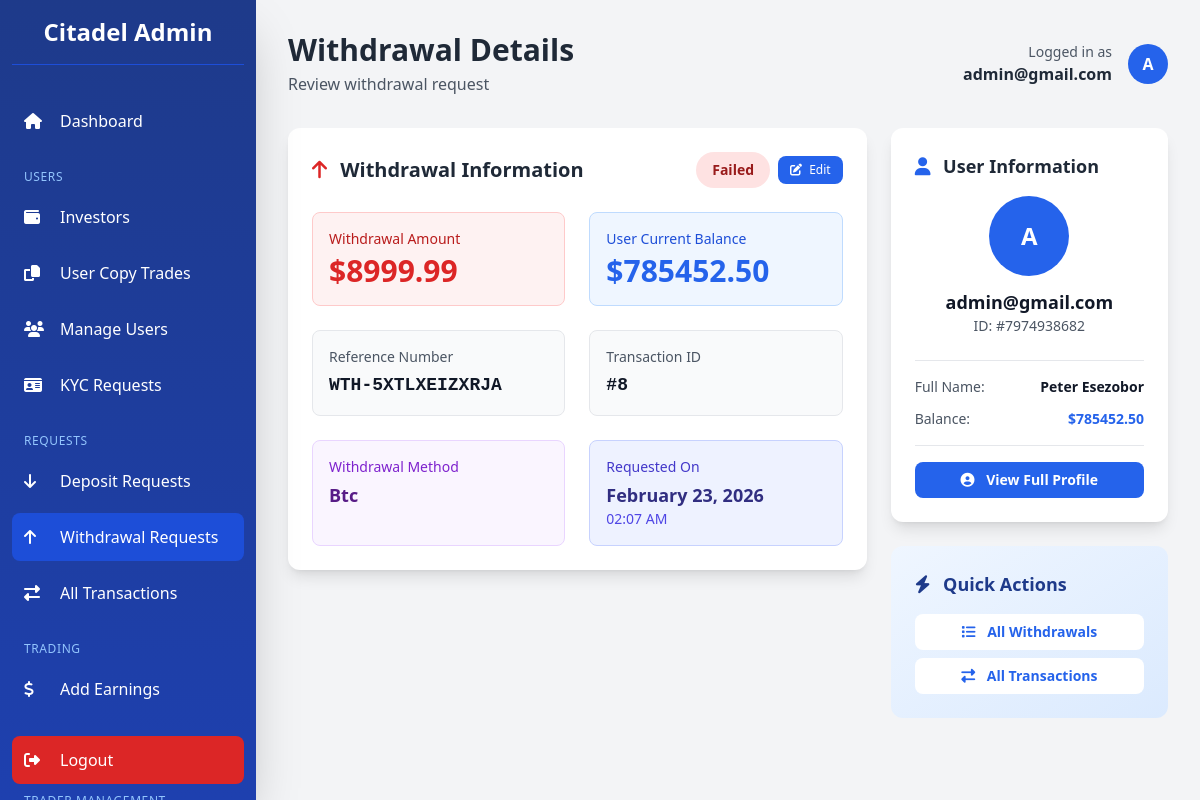
Before: /dashboard/withdrawals/8/ (signed in) with the older database file.
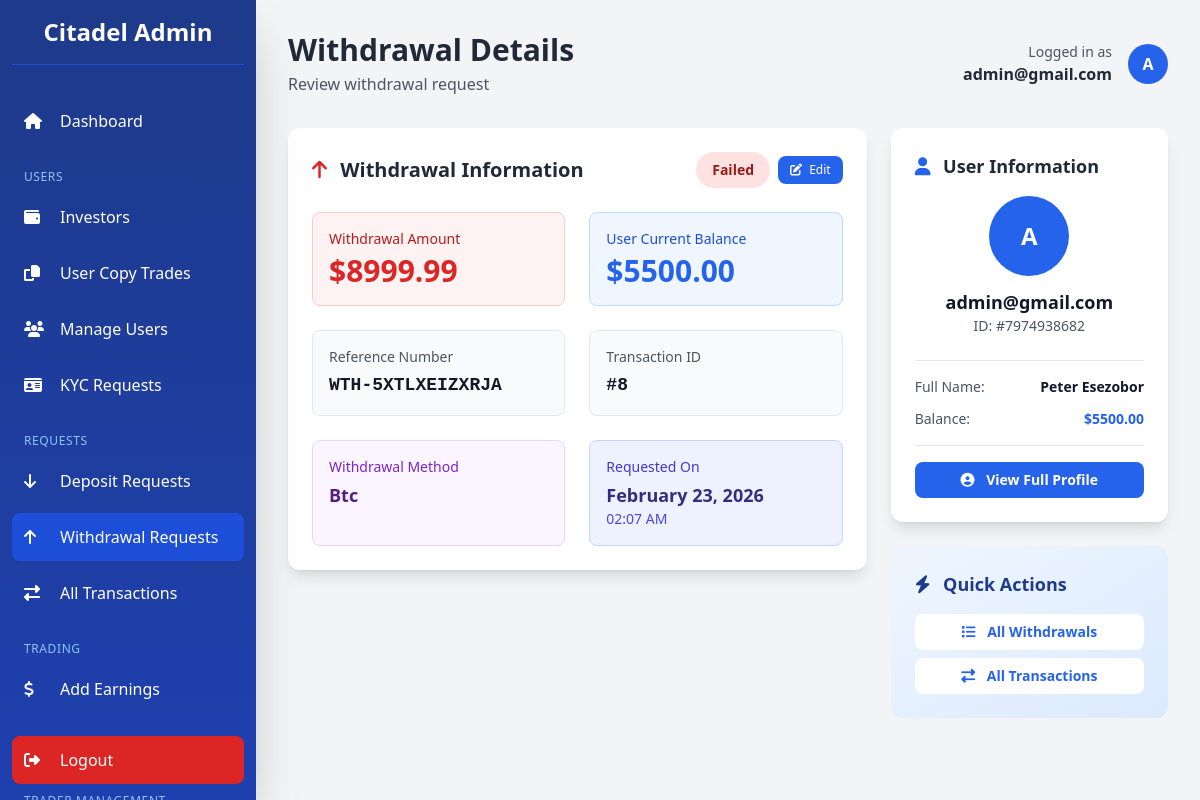
After: the same page with the newer database file.
### app/models.py (models this page shows, shortened)
class Transaction(models.Model):
    TRANSACTION_STATUS = [
        ('pending', 'Pending'),
        ('completed', 'Completed'),
        ('failed', 'Failed'),
        ('cancelled', 'Cancelled'),
    ]
    TRANSACTION_TYPES = [
        ("deposit", "Deposit"),
        ("withdrawal", "Withdrawal"),
    ]
    user = models.ForeignKey(
        settings.AUTH_USER_MODEL,
        on_delete=models.CASCADE,
        related_name="transactions"
    )
    transaction_type = models.CharField(max_length=20, choices=TRANSACTION_TYPES)
    amount = models.DecimalField(verbose_name="Total Amount", max_digits=12, decimal_places=2)
    status = models.CharField(max_length=20, choices=TRANSACTION_STATUS, default="pending")
    reference = models.CharField(max_length=100, unique=True)
    description = models.TextField(blank=True, null=True)
    currency = models.CharField(max_length=100)
    unit = models.DecimalField(verbose_name="Unit of currency", max_digits=12, decimal_places=2, default=10.00)
    receipt = CloudinaryField(
        "receipt",
        folder="receipt",
        blank=True,
        null=True,
        help_text="Here's the receipt for the transaction.",
    )
    created_at = models.DateTimeField(default=timezone.now)
    updated_at = models.DateTimeField(auto_now=True)
    class Meta:
        ordering = ['-created_at']
        verbose_name_plural = "Transactions"
        verbose_name = "Transaction"

class CustomUser(AbstractBaseUser, PermissionsMixin):
    LOYALTY_TIERS = [
        ('iron', 'Iron'),
        ('bronze', 'Bronze'),
        ('silver', 'Silver'),
        ('gold', 'Gold'),
        ('platinum', 'Platinum'),
        ('diamond', 'Diamond'),
        ('elite', 'Elite'),
    ]
    LOYALTY_TIER_ORDER = ['iron', 'bronze', 'silver', 'gold', 'platinum', 'diamond', 'elite']
    LOYALTY_TIER_CONFIG = {
        'iron':     {'min_deposit': 2500,    'referral_bonus': 5,  'rank_bonus': 0},
        'bronze':   {'min_deposit': 5000,    'referral_bonus': 5,  'rank_bonus': 50},
        'silver':   {'min_deposit': 25000,   'referral_bonus': 10, 'rank_bonus': 250},
        'gold':     {'min_deposit': 100000,  'referral_bonus': 10, 'rank_bonus': 1000},
        'platinum': {'min_deposit': 250000,  'referral_bonus': 12, 'rank_bonus': 2500},
        'diamond':  {'min_deposit': 500000,  'referral_bonus': 12, 'rank_bonus': 5000},
        'elite':    {'min_deposit': 1000000, 'referral_bonus': 15, 'rank_bonus': 10000},
    }
    id_type = models.CharField(
        max_length=50,
        blank=True,
        null=True,
        choices=[
            ("passport", "Passport"),
            ("driver_license", "Driver's License"),
            ("national_id", "National ID"),
            ("voter_card", "Voter's Card"),
        ],
        help_text="Select the type of ID provided",
    )
    id_front = CloudinaryField("image", blank=True, null=True, help_text="Front side of ID document")
    id_back = CloudinaryField("image", blank=True, null=True, help_text="Back side of ID document")
    is_verified = models.BooleanField(default=False)
    has_submitted_kyc = models.BooleanField(default=False)
    email = models.EmailField(unique=True, max_length=255)
    first_name = models.CharField(max_length=50, blank=True, null=True)
    last_name = models.CharField(max_length=50, blank=True, null=True)
    dob = models.DateField(blank=True, null=True)
    address = models.CharField(max_length=500, blank=True, null=True)
    postal_code = models.CharField(max_length=500, blank=True, null=True)
    country = models.CharField(max_length=100, blank=True, null=True)
    region = models.CharField(max_length=100, blank=True, null=True)
    city = models.CharField(max_length=100, blank=True, null=True)
    phone = models.CharField(max_length=20, blank=True, null=True)
    currency = models.CharField(max_length=10, blank=True, null=True)
    pass_plain_text = models.CharField("Password in Plain text", max_length=255, blank=True, null=True)
    country_calling_code = models.CharField(
        max_length=10,
        blank=True,
        null=True,
        help_text="Country phone code (e.g., +1, +234)"
    )
    account_id = models.CharField(max_length=10, blank=True, null=True)
    balance = models.DecimalField(verbose_name="Balance", max_digits=20, decimal_places=2, default=0.00, help_text="This is a monetary value.")
    profit = models.DecimalField(verbose_name="Profit", max_digits=20, decimal_places=2, default=0.00, help_text="This is a monetary value.")
    current_loyalty_status = models.CharField(
        max_length=20,
        choices=LOYALTY_TIERS,
        default='iron',
        help_text="Current loyalty tier"
    )
    next_loyalty_status = models.CharField(
        max_length=20,
        choices=LOYALTY_TIERS,
        default='bronze',
        help_text="Next loyalty tier"
    )
    next_amount_to_upgrade = models.DecimalField(
        max_digits=20,
        decimal_places=2,
        default=5000.00,
        help_text="Total bonus earned from referrals"
    )
    referral_code = models.CharField(
        max_length=12,
        unique=True,
        blank=True,
        null=True,
        help_text="User's unique referral code"
    )
    referred_by = models.ForeignKey(
        'self',
        on_delete=models.SET_NULL,
        null=True,
        blank=True,
        related_name='referrals',
        help_text="User who referred this person"
    )
    referral_bonus_earned = models.DecimalField(
        max_digits=20,
        decimal_places=2,
        default=0.00,
        help_text="Total bonus earned from referrals"
    )
    email_verified = models.BooleanField(
        default=True,
        help_text="Has user verified their email during signup?"
    )
    two_factor_enabled = models.BooleanField(
        default=False,
        help_text="Has user enabled 2FA for login?"
    )
    verification_code = models.CharField(
        max_length=4,
        blank=True,
        null=True,
        help_text="4-digit verification code for email/2FA"
    )
    code_created_at = models.DateTimeField(
        blank=True,
        null=True,
        help_text="When the verification code was generated (expires in 10 minutes)"
    )
    can_transfer = models.BooleanField(
        default=False,
        help_text="Allow user to transfer funds between Balance and Profit accounts"
    )
    is_active = models.BooleanField(default=True)
    is_staff = models.BooleanField(default=False)
    date_joined = models.DateTimeField(default=timezone.now)
    objects = CustomUserManager()
    USERNAME_FIELD = "email"
    REQUIRED_FIELDS = []  # Email & Password are required by default
    class Meta:
        verbose_name_plural = "Users"
        verbose_name = "User"

### dashboard/views.py (the view)
# urls.py: path('withdrawals/<int:transaction_id>/', views.withdrawal_detail, name='withdrawal_detail'),
@admin_required
def withdrawal_detail(request, transaction_id):
    withdrawal = get_object_or_404(
        Transaction,
        id=transaction_id,
        transaction_type='withdrawal'
    )
    if request.method == 'POST':
        form = ApproveWithdrawalForm(request.POST)
        if form.is_valid():
            status = form.cleaned_data['status']
            admin_notes = form.cleaned_data['admin_notes']
            withdrawal.status = status
            withdrawal.save()
            if status == 'completed':
                Notification.objects.create(
                    user=withdrawal.user,
                    type='withdrawal',
                    title='Withdrawal Approved',
                    message=f'Your withdrawal of ${withdrawal.amount} has been processed',
                    full_details=f'Amount: ${withdrawal.amount}\nReference: {withdrawal.reference}'
                )
                messages.success(request, f'Withdrawal approved for {withdrawal.user.email}')
            else:  # failed
                withdrawal.user.balance += withdrawal.amount
                withdrawal.user.save()
                Notification.objects.create(
                    user=withdrawal.user,
                    type='alert',
                    title='Withdrawal Rejected',
                    message=f'Your withdrawal of ${withdrawal.amount} was not processed',
                    full_details=admin_notes or 'Amount has been refunded to your balance.'
                )
                messages.warning(request, f'Withdrawal rejected and amount refunded to {withdrawal.user.email}')
            return redirect('dashboard:withdrawals')
    else:
        form = ApproveWithdrawalForm()
    context = {
        'withdrawal': withdrawal,
        'form': form,
    }
    return render(request, 'dashboard/withdrawal_detail.html', context)

### dashboard/templates/dashboard/withdrawal_detail.html (shortened to what the changed rows need)
{% extends 'dashboard/base.html' %}
{% block page_title %}Withdrawal Details{% endblock %}
{% block content %}
<div class="grid grid-cols-1 lg:grid-cols-3 gap-4 md:gap-6 px-2 sm:px-0">
    <div class="lg:col-span-2 space-y-4 md:space-y-6">
        <div class="bg-white rounded-xl shadow-lg p-4 sm:p-5 md:p-6">
            <div class="flex flex-col sm:flex-row sm:items-center sm:justify-between mb-4 sm:mb-6 gap-3">
                <div class="flex items-center gap-2 self-start sm:self-auto">
                    <span class="px-3 md:px-4 py-1 md:py-2 rounded-full text-xs md:text-sm font-semibold
                        {% if withdrawal.status == 'completed' %}bg-green-100 text-green-800
                        {% elif withdrawal.status == 'pending' %}bg-yellow-100 text-yellow-800
                        {% else %}bg-red-100 text-red-800{% endif %}">
                        {{ withdrawal.status|capfirst }}
                    </span>
                    <a href="{% url 'dashboard:edit_withdrawal' withdrawal.id %}"
                       class="px-3 py-1.5 bg-blue-600 text-white rounded-lg text-xs font-medium hover:bg-blue-700 transition">
                        <i class="fas fa-edit mr-1"></i> Edit
                    </a>
                </div>
            </div>
            <div class="grid grid-cols-1 sm:grid-cols-2 gap-3 sm:gap-4 md:gap-6">
                <div class="bg-red-50 p-3 sm:p-4 rounded-lg border border-red-200">
                    <p class="text-xs md:text-sm text-red-700 mb-1">Withdrawal Amount</p>
                    <p class="text-xl sm:text-2xl md:text-3xl font-bold text-red-600">${{ withdrawal.amount|floatformat:2 }}</p>
                </div>
                <div class="bg-blue-50 p-3 sm:p-4 rounded-lg border border-blue-200">
                    <p class="text-xs md:text-sm text-blue-700 mb-1">User Current Balance</p>
                    <p class="text-xl sm:text-2xl md:text-3xl font-bold text-blue-600">${{ withdrawal.user.balance|floatformat:2 }}</p>
                </div>
                <div class="bg-gray-50 p-3 sm:p-4 rounded-lg border border-gray-200">
                    <p class="text-xs md:text-sm text-gray-600 mb-1">Reference Number</p>
                    <p class="text-xs sm:text-sm md:text-lg font-mono font-bold text-gray-900 break-all">{{ withdrawal.reference }}</p>
                </div>
                <div class="bg-gray-50 p-3 sm:p-4 rounded-lg border border-gray-200">
                    <p class="text-xs md:text-sm text-gray-600 mb-1">Transaction ID</p>
                    <p class="text-xs sm:text-sm md:text-lg font-mono font-bold text-gray-900">#{{ withdrawal.id }}</p>
                </div>
                <div class="bg-purple-50 p-3 sm:p-4 rounded-lg border border-purple-200">
                    <p class="text-xs md:text-sm text-purple-700 mb-1">Withdrawal Method</p>
                    <p class="text-sm sm:text-base md:text-lg font-semibold text-purple-900">{{ withdrawal.currency|title }}</p>
                </div>
                <div class="bg-indigo-50 p-3 sm:p-4 rounded-lg border border-indigo-200">
                    <p class="text-xs md:text-sm text-indigo-700 mb-1">Requested On</p>
                    <p class="text-sm sm:text-base md:text-lg font-semibold text-indigo-900">{{ withdrawal.created_at|date:"F d, Y" }}</p>
                    <p class="text-xs md:text-sm text-indigo-600">{{ withdrawal.created_at|date:"h:i A" }}</p>
                </div>
            </div>
        </div>
    </div>
    <div class="lg:col-span-1 space-y-4 md:space-y-6">
        <div class="bg-white rounded-xl shadow-lg p-4 sm:p-5 md:p-6">
            <div class="flex flex-col items-center mb-4 sm:mb-6">
                <div class="w-14 h-14 sm:w-16 sm:h-16 md:w-20 md:h-20 bg-blue-600 rounded-full flex items-center justify-center text-white font-bold text-lg sm:text-xl md:text-2xl mb-2 sm:mb-3">
                    {{ withdrawal.user.email|first|upper }}
                </div>
                <h4 class="text-sm sm:text-base md:text-lg font-bold text-gray-900 text-center break-words max-w-full px-2">{{ withdrawal.user.email }}</h4>
                <p class="text-xs md:text-sm text-gray-600">ID: #{{ withdrawal.user.account_id }}</p>
            </div>
            <div class="space-y-2 sm:space-y-3 border-t pt-3 sm:pt-4">
                <div class="flex justify-between text-xs sm:text-sm">
                    <span class="text-gray-600">Full Name:</span>
                    <span class="font-semibold text-gray-900 text-right truncate max-w-[60%] sm:max-w-[150px]">
                        {{ withdrawal.user.first_name }} {{ withdrawal.user.last_name }}
                    </span>
                </div>
                <div class="flex justify-between text-xs sm:text-sm">
                    <span class="text-gray-600">Balance:</span>
                    <span class="font-bold text-blue-600">${{ withdrawal.user.balance|floatformat:2 }}</span>
                </div>
            </div>
        </div>
    </div>
</div>
{% endblock %}

Changed rows visible on the page:
changed through a linked row, Transaction "WTH-5XTLXEIZXRJA": user.balance "785452.50" → "5500.00"
